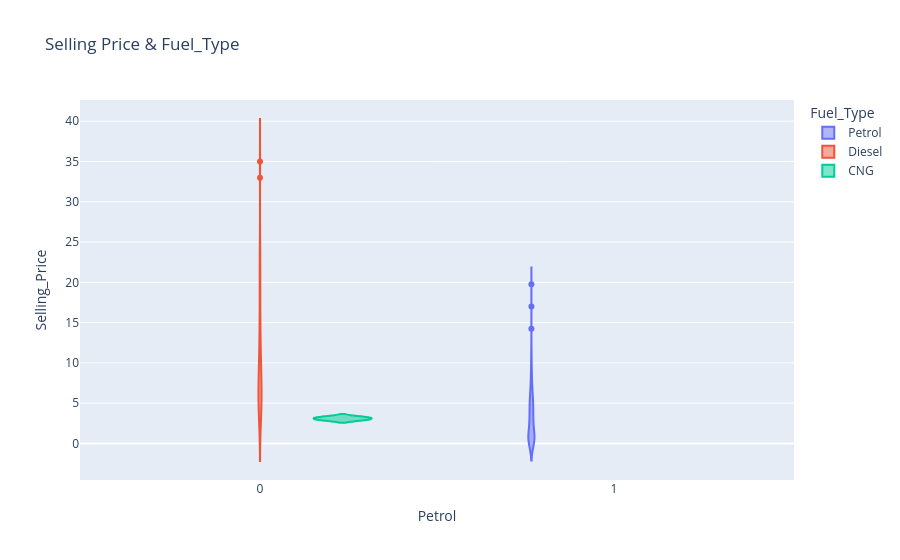

The cell this chart's notebook holds for it:
### Markdown cell above
**Additional Infromation**
---
This violin plot provides a refined, analysis of selling price distributions across fuel types.<br>
Each violin represents the density and spread of selling prices for Petrol, Diesel, and CNG vehicles. <br>
The visualization reveals that diesel cars exhibit a broader and higher price range, indicating stronger resale value and greater variability. <br>
Petrol cars, while more frequent, cluster around lower selling prices, suggesting affordability and high market volume.<br>
 CNG vehicles show a narrow, low‑value distribution, reflecting limited market presence and lower perceived worth.

### Code cell
Selling_price = px.violin(cars, y = 'Selling_Price', x = 'Petrol', color= 'Fuel_Type', title = 'Selling Price & Fuel_Type') 
Selling_price.show()

### Figure 1 — Plotly figure (JSON) as saved in the notebook; plotly's stock layout.template omitted (floating-point values rounded to 4 significant figures; data arrays with more than 128 entries replaced by an {"elided": "..."} marker saying what was removed)
{"data": [{"alignmentgroup": "True", "box": {"visible": false}, "hovertemplate": "Fuel_Type=Petrol<br>Petrol=%{x}<br>Selling_Price=%{y}<extra></extra>", "legendgroup": "Petrol", "marker": {"color": "#636efa"}, "name": "Petrol", "offsetgroup": "Petrol", "orientation": "v", "scalegroup": "True", "showlegend": true, "type": "violin", "x": {"elided": "239 float values"}, "x0": " ", "xaxis": "x", "y": {"elided": "239 float values"}, "y0": " ", "yaxis": "y"}, {"alignmentgroup": "True", "box": {"visible": false}, "hovertemplate": "Fuel_Type=Diesel<br>Petrol=%{x}<br>Selling_Price=%{y}<extra></extra>", "legendgroup": "Diesel", "marker": {"color": "#EF553B"}, "name": "Diesel", "offsetgroup": "Diesel", "orientation": "v", "scalegroup": "True", "showlegend": true, "type": "violin", "x": [0.0, 0.0, 0.0, 0.0, 0.0, 0.0, 0.0, 0.0, 0.0, 0.0, 0.0, 0.0, 0.0, 0.0, 0.0, 0.0, 0.0, 0.0, 0.0, 0.0, 0.0, 0.0, 0.0, 0.0, 0.0, 0.0, 0.0, 0.0, 0.0, 0.0, 0.0, 0.0, 0.0, 0.0, 0.0, 0.0, 0.0, 0.0, 0.0, 0.0, 0.0, 0.0, 0.0, 0.0, 0.0, 0.0, 0.0, 0.0, 0.0, 0.0, 0.0, 0.0, 0.0, 0.0, 0.0, 0.0, 0.0, 0.0, 0.0, 0.0], "x0": " ", "xaxis": "x", "y": [4.75, 4.6, 9.25, 6.5, 8.75, 7.45, 6.85, 7.75, 7.25, 7.75, 7.45, 3.1, 4.95, 6.0, 5.5, 5.5, 14.9, 23.0, 18.0, 16.0, 19.99, 18.75, 23.5, 33.0, 4.75, 9.25, 3.95, 4.5, 4.9, 14.5, 14.73, 4.75, 23.0, 12.5, 3.49, 35.0, 11.25, 23.0, 20.75, 9.65, 3.25, 4.85, 11.75, 6.0, 8.25, 4.95, 3.1, 6.15, 3.9, 11.25, 5.35, 5.95, 5.2, 12.9, 7.2, 8.35, 8.25, 8.55, 9.5, 11.5], "y0": " ", "yaxis": "y"}, {"alignmentgroup": "True", "box": {"visible": false}, "hovertemplate": "Fuel_Type=CNG<br>Petrol=%{x}<br>Selling_Price=%{y}<extra></extra>", "legendgroup": "CNG", "marker": {"color": "#00cc96"}, "name": "CNG", "offsetgroup": "CNG", "orientation": "v", "scalegroup": "True", "showlegend": true, "type": "violin", "x": [0.0, 0.0], "x0": " ", "xaxis": "x", "y": [3.25, 2.95], "y0": " ", "yaxis": "y"}], "layout": {"legend": {"title": {"text": "Fuel_Type"}, "tracegroupgap": 0}, "title": {"text": "Selling Price & Fuel_Type"}, "violinmode": "group", "xaxis": {"anchor": "y", "domain": [0, 1], "title": {"text": "Petrol"}}, "yaxis": {"anchor": "x", "domain": [0, 1], "title": {"text": "Selling_Price"}}}}
